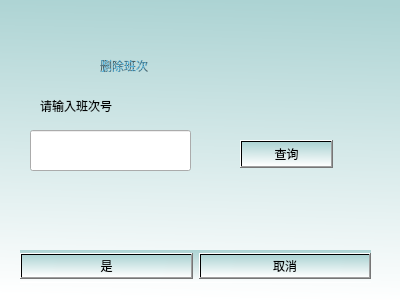
<?xml version="1.0" encoding="UTF-8"?>
<ui version="4.0">
 <class>DELClass</class>
 <widget class="QDialog" name="DELClass">
  <property name="geometry">
   <rect>
    <x>0</x>
    <y>0</y>
    <width>400</width>
    <height>300</height>
   </rect>
  </property>
  <property name="windowTitle">
   <string>Dialog</string>
  </property>
  <property name="styleSheet">
   <string notr="true">background-color: qlineargradient(spread:pad, x1:0.532, y1:0, x2:0.497199, y2:1, stop:0 rgba(172, 211, 211, 255), stop:1 rgba(255, 255, 255, 255));</string>
  </property>
  <widget class="QWidget" name="layoutWidget">
   <property name="geometry">
    <rect>
     <x>20</x>
     <y>250</y>
     <width>351</width>
     <height>33</height>
    </rect>
   </property>
   <layout class="QHBoxLayout">
    <property name="spacing">
     <number>6</number>
    </property>
    <property name="leftMargin">
     <number>0</number>
    </property>
    <property name="topMargin">
     <number>0</number>
    </property>
    <property name="rightMargin">
     <number>0</number>
    </property>
    <property name="bottomMargin">
     <number>0</number>
    </property>
    <item>
     <widget class="QPushButton" name="okButton">
      <property name="text">
       <string>是</string>
      </property>
     </widget>
    </item>
    <item>
     <widget class="QPushButton" name="cancelButton">
      <property name="text">
       <string>取消</string>
      </property>
     </widget>
    </item>
   </layout>
  </widget>
  <widget class="QLineEdit" name="lineEdit">
   <property name="geometry">
    <rect>
     <x>30</x>
     <y>130</y>
     <width>161</width>
     <height>41</height>
    </rect>
   </property>
   <property name="styleSheet">
    <string notr="true">background-color:none;
</string>
   </property>
  </widget>
  <widget class="QPushButton" name="pushButton">
   <property name="geometry">
    <rect>
     <x>240</x>
     <y>140</y>
     <width>93</width>
     <height>28</height>
    </rect>
   </property>
   <property name="text">
    <string>查询</string>
   </property>
  </widget>
  <widget class="QLabel" name="label_3">
   <property name="geometry">
    <rect>
     <x>40</x>
     <y>190</y>
     <width>331</width>
     <height>31</height>
    </rect>
   </property>
   <property name="styleSheet">
    <string notr="true">font: 20pt &quot;华文新魏&quot;;
background-color: none</string>
   </property>
   <property name="text">
    <string/>
   </property>
  </widget>
  <widget class="QLabel" name="label">
   <property name="geometry">
    <rect>
     <x>100</x>
     <y>40</y>
     <width>201</width>
     <height>51</height>
    </rect>
   </property>
   <property name="styleSheet">
    <string notr="true">font: 30pt &quot;华文隶书&quot;;
color: qradialgradient(spread:repeat, cx:0.5, cy:0.5, radius:0.077, fx:0.5, fy:0.5, stop:0 rgba(0, 169, 255, 147), stop:0.497326 rgba(0, 0, 0, 147), stop:1 rgba(0, 169, 255, 147));
background-color: none;</string>
   </property>
   <property name="text">
    <string>删除班次</string>
   </property>
  </widget>
  <widget class="QLabel" name="label_2">
   <property name="geometry">
    <rect>
     <x>40</x>
     <y>90</y>
     <width>191</width>
     <height>31</height>
    </rect>
   </property>
   <property name="styleSheet">
    <string notr="true">font: 20pt &quot;华文新魏&quot;;
background-color: none</string>
   </property>
   <property name="text">
    <string>请输入班次号</string>
   </property>
  </widget>
 </widget>
 <resources/>
 <connections>
  <connection>
   <sender>okButton</sender>
   <signal>clicked()</signal>
   <receiver>DELClass</receiver>
   <slot>accept()</slot>
   <hints>
    <hint type="sourcelabel">
     <x>278</x>
     <y>253</y>
    </hint>
    <hint type="destinationlabel">
     <x>96</x>
     <y>254</y>
    </hint>
   </hints>
  </connection>
  <connection>
   <sender>cancelButton</sender>
   <signal>clicked()</signal>
   <receiver>DELClass</receiver>
   <slot>reject()</slot>
   <hints>
    <hint type="sourcelabel">
     <x>369</x>
     <y>253</y>
    </hint>
    <hint type="destinationlabel">
     <x>179</x>
     <y>282</y>
    </hint>
   </hints>
  </connection>
 </connections>
</ui>
